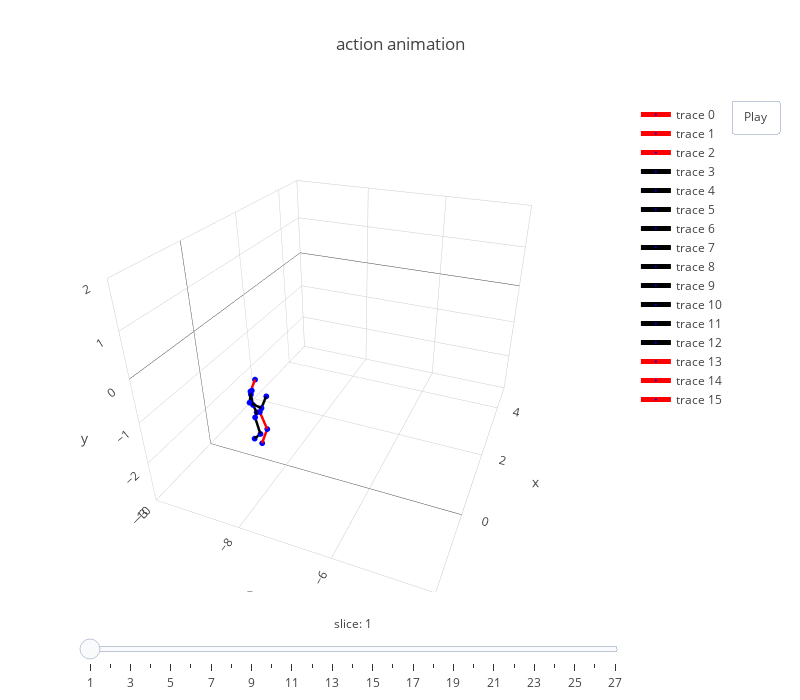

Notebook cell for this chart:
### Code cell
frames, layout = generate_frames_layout(pos_camera[::10], 
                                        dataset.skeleton(), 
                                        human36m_kpts_name, 
                                        x_range = [-2, 5], 
                                        y_range = [-3, 2], 
                                        z_range = [-10, -4])

fig = dict(data=get_line_3d_segs(pos_camera, 0, dataset.skeleton(), human36m_kpts_name), 
           layout=layout, frames=frames)
plotly.offline.iplot(fig)

### Figure 1 — Plotly figure (JSON) as saved in the notebook; plotly's stock layout.template omitted (floating-point values rounded to 4 significant figures)
{"data": [{"line": {"color": "red", "width": 5}, "marker": {"color": "blue", "size": 2}, "text": ["RHip"], "type": "scatter3d", "uid": "9f3f68a1-8f3c-410c-a2d9-e5f57b99a002", "x": [-0.01565, -0.114], "y": [-1.677, -1.625], "z": [-8.551, -8.569]}, {"line": {"color": "red", "width": 5}, "marker": {"color": "blue", "size": 2}, "text": ["RKnee"], "type": "scatter3d", "uid": "a2c84a8c-d3b3-4090-a982-95ba690488dd", "x": [-0.1095, -0.01565], "y": [-2.013, -1.677], "z": [-8.343, -8.551]}, {"line": {"color": "red", "width": 5}, "marker": {"color": "blue", "size": 2}, "text": ["RAnkle"], "type": "scatter3d", "uid": "8010c7ae-5f3a-4842-b8c8-e539aab26260", "x": [-0.1529, -0.1095], "y": [-2.409, -2.013], "z": [-8.478, -8.343]}, {"line": {"color": "black", "width": 5}, "marker": {"color": "blue", "size": 2}, "text": ["LHip"], "type": "scatter3d", "uid": "2d8c273e-cd54-4f91-8a38-7defc0f706e3", "x": [-0.1958, -0.114], "y": [-1.703, -1.625], "z": [-8.566, -8.569]}, {"line": {"color": "black", "width": 5}, "marker": {"color": "blue", "size": 2}, "text": ["LKnee"], "type": "scatter3d", "uid": "f2727897-4372-41e6-b261-3137fddbbb96", "x": [-0.2298, -0.1958], "y": [-2.09, -1.703], "z": [-8.448, -8.566]}, {"line": {"color": "black", "width": 5}, "marker": {"color": "blue", "size": 2}, "text": ["LAnkle"], "type": "scatter3d", "uid": "2223292f-d5a6-4d08-9e3b-73fd53823f7c", "x": [-0.09212, -0.2298], "y": [-2.395, -2.09], "z": [-8.704, -8.448]}, {"line": {"color": "black", "width": 5}, "marker": {"color": "blue", "size": 2}, "text": ["Spine1"], "type": "scatter3d", "uid": "de86a55f-8759-4416-845f-7a6b85df951e", "x": [-0.1549, -0.114], "y": [-1.417, -1.625], "z": [-8.613, -8.569]}, {"line": {"color": "black", "width": 5}, "marker": {"color": "blue", "size": 2}, "text": ["Neck"], "type": "scatter3d", "uid": "4cf23028-841a-465c-bc1c-3e1f5e371317", "x": [-0.179, -0.1549], "y": [-1.135, -1.417], "z": [-8.626, -8.613]}, {"line": {"color": "black", "width": 5}, "marker": {"color": "blue", "size": 2}, "text": ["Head"], "type": "scatter3d", "uid": "51004b27-73b0-4130-8e56-bedfa40609da", "x": [-0.1744, -0.179], "y": [-1.032, -1.135], "z": [-8.596, -8.626]}, {"line": {"color": "black", "width": 5}, "marker": {"color": "blue", "size": 2}, "text": ["Site"], "type": "scatter3d", "uid": "80383ad8-969d-4dea-b2f4-153100115b99", "x": [-0.1744, -0.1744], "y": [-1.032, -1.032], "z": [-8.596, -8.596]}, {"line": {"color": "black", "width": 5}, "marker": {"color": "blue", "size": 2}, "text": ["LShoulder"], "type": "scatter3d", "uid": "8fbf0bc0-62e6-45e9-8e22-5fa140d24363", "x": [-0.3551, -0.179], "y": [-1.213, -1.135], "z": [-8.561, -8.626]}, {"line": {"color": "black", "width": 5}, "marker": {"color": "blue", "size": 2}, "text": ["LElbow"], "type": "scatter3d", "uid": "22c131e1-c31a-428d-a3df-fd40b69ec441", "x": [-0.2908, -0.3551], "y": [-1.331, -1.213], "z": [-8.322, -8.561]}, {"line": {"color": "black", "width": 5}, "marker": {"color": "blue", "size": 2}, "text": ["LWrist"], "type": "scatter3d", "uid": "edd0e9d6-fa12-45a0-b78b-e9cdb4f692ca", "x": [-0.05831, -0.2908], "y": [-1.182, -1.331], "z": [-8.328, -8.322]}, {"line": {"color": "red", "width": 5}, "marker": {"color": "blue", "size": 2}, "text": ["RShoulder"], "type": "scatter3d", "uid": "ab5fa70e-6701-4b6e-b5ab-eaaa98a807c7", "x": [-0.02305, -0.179], "y": [-1.184, -1.135], "z": [-8.733, -8.626]}, {"line": {"color": "red", "width": 5}, "marker": {"color": "blue", "size": 2}, "text": ["RElbow"], "type": "scatter3d", "uid": "a33735cb-4d27-4568-a827-1131625f249c", "x": [0.1682, -0.02305], "y": [-1.338, -1.184], "z": [-8.856, -8.733]}, {"line": {"color": "red", "width": 5}, "marker": {"color": "blue", "size": 2}, "text": ["RWrist"], "type": "scatter3d", "uid": "18e8baf6-a2ce-43f5-a958-46b90a2268fc", "x": [0.3607, 0.1682], "y": [-1.14, -1.338], "z": [-8.84, -8.856]}, {"line": {"color": "#1f77b4", "width": 1}, "marker": {"color": "#1f77b4", "size": 1}, "type": "scatter3d", "uid": "fa3d6d2d-0d9d-46d0-ba78-952ce623e726", "x": [], "y": [], "z": []}], "layout": {"autosize": false, "height": 700, "scene": {"aspectratio": {"x": 1.167, "y": 0.8333, "z": 1}, "camera": {"eye": {"x": -1.743, "y": 1.071, "z": 0.71}, "up": {"x": 0, "y": 1, "z": 0}}, "xaxis": {"range": [-2, 5]}, "yaxis": {"range": [-3, 2]}, "zaxis": {"range": [-10, -4]}}, "sliders": [{"currentvalue": {"font": {"size": 12}, "prefix": "slice: ", "visible": true, "xanchor": "center"}, "len": 1, "steps": [{"args": [["frame1"], {"frame": {"duration": 70, "redraw": true}, "mode": "immediate", "transition": {"duration": 0}}], "label": "1", "method": "animate"}, {"args": [["frame2"], {"frame": {"duration": 70, "redraw": true}, "mode": "immediate", "transition": {"duration": 0}}], "label": "2", "method": "animate"}, {"args": [["frame3"], {"frame": {"duration": 70, "redraw": true}, "mode": "immediate", "transition": {"duration": 0}}], "label": "3", "method": "animate"}, {"args": [["frame4"], {"frame": {"duration": 70, "redraw": true}, "mode": "immediate", "transition": {"duration": 0}}], "label": "4", "method": "animate"}, {"args": [["frame5"], {"frame": {"duration": 70, "redraw": true}, "mode": "immediate", "transition": {"duration": 0}}], "label": "5", "method": "animate"}, {"args": [["frame6"], {"frame": {"duration": 70, "redraw": true}, "mode": "immediate", "transition": {"duration": 0}}], "label": "6", "method": "animate"}, {"args": [["frame7"], {"frame": {"duration": 70, "redraw": true}, "mode": "immediate", "transition": {"duration": 0}}], "label": "7", "method": "animate"}, {"args": [["frame8"], {"frame": {"duration": 70, "redraw": true}, "mode": "immediate", "transition": {"duration": 0}}], "label": "8", "method": "animate"}, {"args": [["frame9"], {"frame": {"duration": 70, "redraw": true}, "mode": "immediate", "transition": {"duration": 0}}], "label": "9", "method": "animate"}, {"args": [["frame10"], {"frame": {"duration": 70, "redraw": true}, "mode": "immediate", "transition": {"duration": 0}}], "label": "10", "method": "animate"}, {"args": [["frame11"], {"frame": {"duration": 70, "redraw": true}, "mode": "immediate", "transition": {"duration": 0}}], "label": "11", "method": "animate"}, {"args": [["frame12"], {"frame": {"duration": 70, "redraw": true}, "mode": "immediate", "transition": {"duration": 0}}], "label": "12", "method": "animate"}, {"args": [["frame13"], {"frame": {"duration": 70, "redraw": true}, "mode": "immediate", "transition": {"duration": 0}}], "label": "13", "method": "animate"}, {"args": [["frame14"], {"frame": {"duration": 70, "redraw": true}, "mode": "immediate", "transition": {"duration": 0}}], "label": "14", "method": "animate"}, {"args": [["frame15"], {"frame": {"duration": 70, "redraw": true}, "mode": "immediate", "transition": {"duration": 0}}], "label": "15", "method": "animate"}, {"args": [["frame16"], {"frame": {"duration": 70, "redraw": true}, "mode": "immediate", "transition": {"duration": 0}}], "label": "16", "method": "animate"}, {"args": [["frame17"], {"frame": {"duration": 70, "redraw": true}, "mode": "immediate", "transition": {"duration": 0}}], "label": "17", "method": "animate"}, {"args": [["frame18"], {"frame": {"duration": 70, "redraw": true}, "mode": "immediate", "transition": {"duration": 0}}], "label": "18", "method": "animate"}, {"args": [["frame19"], {"frame": {"duration": 70, "redraw": true}, "mode": "immediate", "transition": {"duration": 0}}], "label": "19", "method": "animate"}, {"args": [["frame20"], {"frame": {"duration": 70, "redraw": true}, "mode": "immediate", "transition": {"duration": 0}}], "label": "20", "method": "animate"}, {"args": [["frame21"], {"frame": {"duration": 70, "redraw": true}, "mode": "immediate", "transition": {"duration": 0}}], "label": "21", "method": "animate"}, {"args": [["frame22"], {"frame": {"duration": 70, "redraw": true}, "mode": "immediate", "transition": {"duration": 0}}], "label": "22", "method": "animate"}, {"args": [["frame23"], {"frame": {"duration": 70, "redraw": true}, "mode": "immediate", "transition": {"duration": 0}}], "label": "23", "method": "animate"}, {"args": [["frame24"], {"frame": {"duration": 70, "redraw": true}, "mode": "immediate", "transition": {"duration": 0}}], "label": "24", "method": "animate"}, {"args": [["frame25"], {"frame": {"duration": 70, "redraw": true}, "mode": "immediate", "transition": {"duration": 0}}], "label": "25", "method": "animate"}, {"args": [["frame26"], {"frame": {"duration": 70, "redraw": true}, "mode": "immediate", "transition": {"duration": 0}}], "label": "26", "method": "animate"}, {"args": [["frame27"], {"frame": {"duration": 70, "redraw": true}, "mode": "immediate", "transition": {"duration": 0}}], "label": "27", "method": "animate"}], "transition": {"duration": 0}, "x": 0, "y": 0}], "title": {"text": "action animation"}, "updatemenus": [{"buttons": [{"args": [null], "label": "Play", "method": "animate"}], "pad": {"r": 10, "t": 0}, "showactive": false, "type": "buttons", "x": 1.3, "xanchor": "right", "y": 1, "yanchor": "top"}], "width": 800}}
